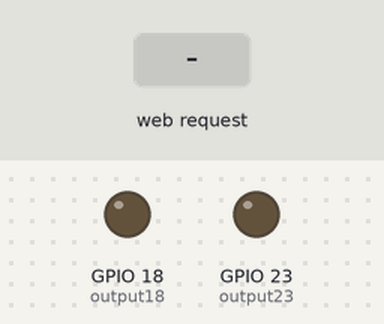
This sketch was run on a simulated ESP32. Parts: output pins drawn as LEDs (lit = HIGH). The test bench sets the inputs (shaded band). WiFi joins after 1.5 s; servers stay silent unless stated; what the sketch prints to the serial monitor is not drawn.

Above: at 2.7 s.
2.8 s: HTTP request GET /led/2/on received
At 3.5 s:
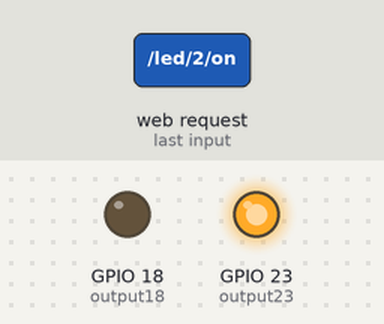
4.3 s: HTTP request GET /led/1/on received
At 4.6 s:
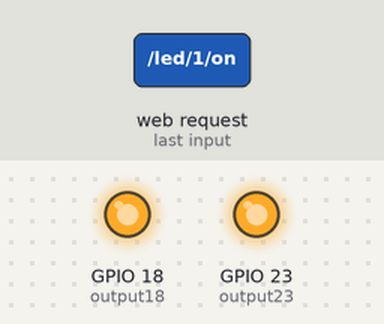
5.8 s: HTTP request GET /led/2/off received
At 7.0 s:
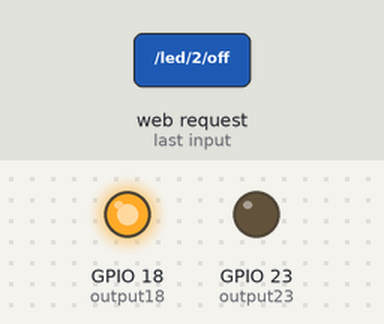
7.3 s: HTTP request GET /led/1/off received
At 8.1 s:
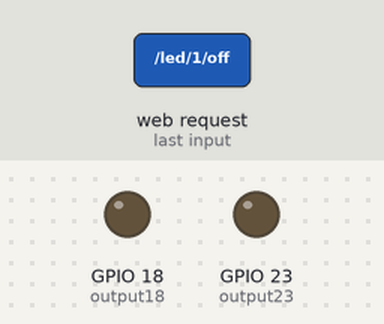
Timing chart, 0 to 9.8 s (numbered marks = the images above; inputs shaded):
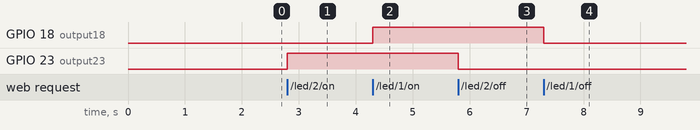

Measured:
- after the input at 2.8 s, GPIO 23 (output23): LOW → HIGH at once
- after the input at 4.3 s, GPIO 18 (output18): LOW → HIGH at once
- after the input at 5.8 s, GPIO 23 (output23): HIGH → LOW at once
- after the input at 7.3 s, GPIO 18 (output18): HIGH → LOW at once

The sketch:

LightServer.ino
```cpp
// Load Wi-Fi library
#include <WiFi.h>
#include <WebServer.h>
#include <DHT.h>

// Replace with your network credentials
const char* ssid = "HuyenLinhKhu";
const char* password =  "1:9:7:3:5@5";

// Set web server port number to 80
WebServer server(80);

// Dht11 config
#define DHTPIN 15            // Chân dữ liệu của DHT11 kết nối với GPIO4 của ESP8266
#define DHTTYPE DHT11       // Loại DHT được sử dụng
DHT dht(DHTPIN, DHTTYPE);

// Auxiliar variables to store the current output state
String output23State = "off";
String output18State = "off";

// Assign output variables to GPIO pins
const int output23 = 23;
const int output18 = 18;

// Current time
unsigned long currentTime = millis();
// Previous time
unsigned long previousTime = 0;
// Define timeout time in milliseconds (example: 2000ms = 2s)
const long timeoutTime = 2000;

void handleNotFound() {
  String message = "File Not Found\n\n";
  message += "URI: ";
  message += server.uri();
  message += "\nMethod: ";
  message += (server.method() == HTTP_GET) ? "GET" : "POST";
  message += "\nArguments: ";
  message += server.args();
  message += "\n";
  for (uint8_t i = 0; i < server.args(); i++) {
    message += " " + server.argName(i) + ": " + server.arg(i) + "\n";
  }
  server.send(404, "text/plain", message);
}

void setup() {
  Serial.begin(115200);

  // Initialize the output variables as outputs
  pinMode(output23, OUTPUT);
  pinMode(output18, OUTPUT);
  // Set outputs to LOW
  digitalWrite(output23, LOW);
  digitalWrite(output18, LOW);

  // Connect to Wi-Fi network with SSID and password
  Serial.print("Connecting to ");
  Serial.println(ssid);
  WiFi.begin(ssid, password);
  while (WiFi.status() != WL_CONNECTED) {
    delay(500);
    Serial.print(".");
  }
  // Print local IP address and start web server
  Serial.println("");
  Serial.println("WiFi connected.");
  Serial.println("IP address: ");
  Serial.println(WiFi.localIP());

  // Dht setup
  dht.begin();
  Serial.println("Connect to dht11");

  server.enableCORS();

  server.on("/dht11", []() {
    float temp = dht.readTemperature();
    float humi = dht.readHumidity();
    if (isnan(temp) || isnan(humi)) {
      Serial.println("Failed to read from DHT sensor!");
    }
    Serial.printf("Nhiet do %s - Do am %s\r\n", String(temp, 1).c_str(), String(humi, 1).c_str());
    String tempStr = String(temp, 0);
    String humiStr = String(humi, 0);
    String res = String(tempStr + " " + humiStr);
    server.send(200, "text/plain", res);
  });

  server.on("/led/2/on", []() {
    if (output23State == "off") {
      Serial.println("LED 23 on");
      output23State = "on";
      digitalWrite(output23, HIGH);
      server.send(200, "text/plain", "Sucessfully!");
    }
    else {
      server.send(304, "text/plain", "No change!");
    }
  });

  server.on("/led/2/off", []() {
    if (output23State == "on"){
      Serial.println("LED 23 off");
      output23State = "off";
      digitalWrite(output23, LOW);
      server.send(200, "text/plain", "Sucessfully!");
    }
    else {
      server.send(304, "text/plain", "No change!");
    }
  });

  server.on("/led/1/on", []() {
    if (output18State == "off") {
      Serial.println("LED 18 on");
      output18State = "on";
      digitalWrite(output18, HIGH);
      server.send(200, "text/plain", "Sucessfully!");
    }
    else {
      server.send(304, "text/plain", "No change!");
    }
  });

  server.on("/led/1/off", []() {
    if (output18State == "on"){
      Serial.println("LED 18 off");
      output18State = "off";
      digitalWrite(output18, LOW);
      server.send(200, "text/plain", "Sucessfully!");
    }
    else {
      server.send(304, "text/plain", "No change!");
    }
  });

  server.on("/led/2/status", []() {
    server.send(200, "text/plain", output23State);
  });

  server.on("/led/1/status", []() {
    server.send(200, "text/plain", output18State);
  });

  server.onNotFound(handleNotFound);
  server.begin();
}

void loop(void) {
  server.handleClient();
}
```
